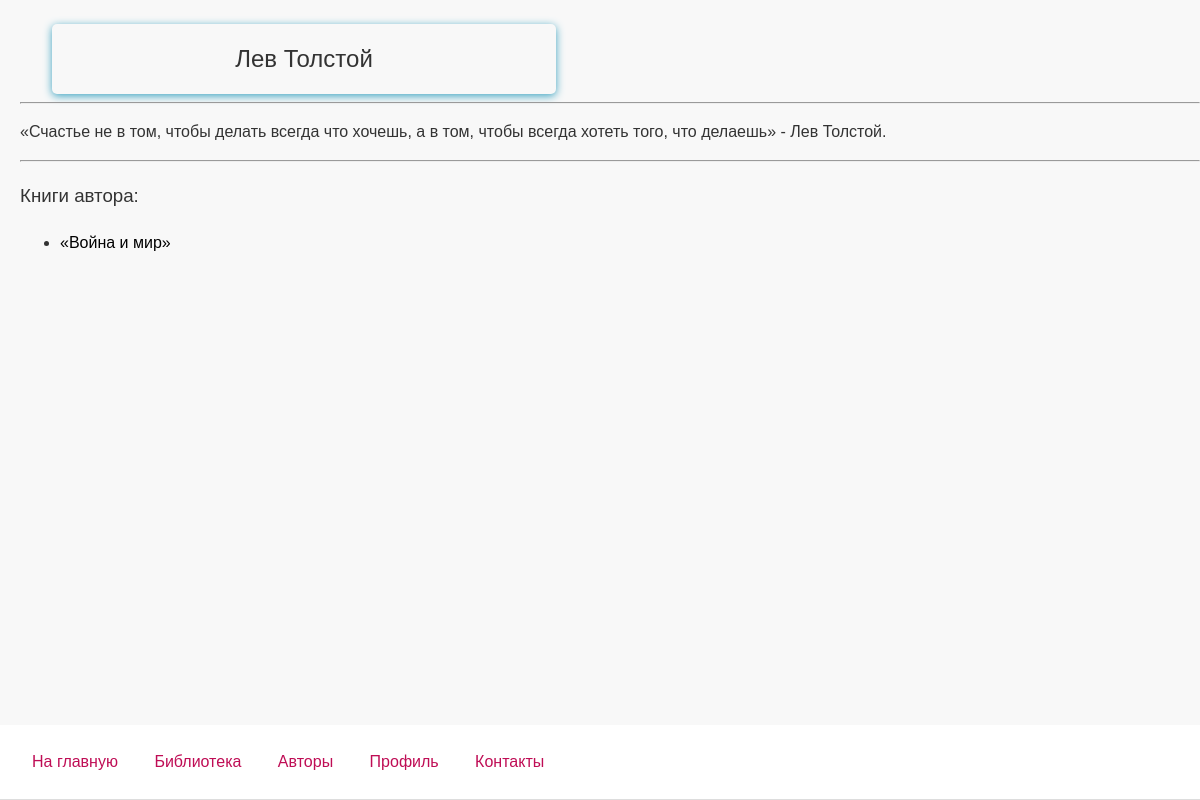
Before: /knizhnaya_lavka/authors/lev-tolstoj with the older database file.
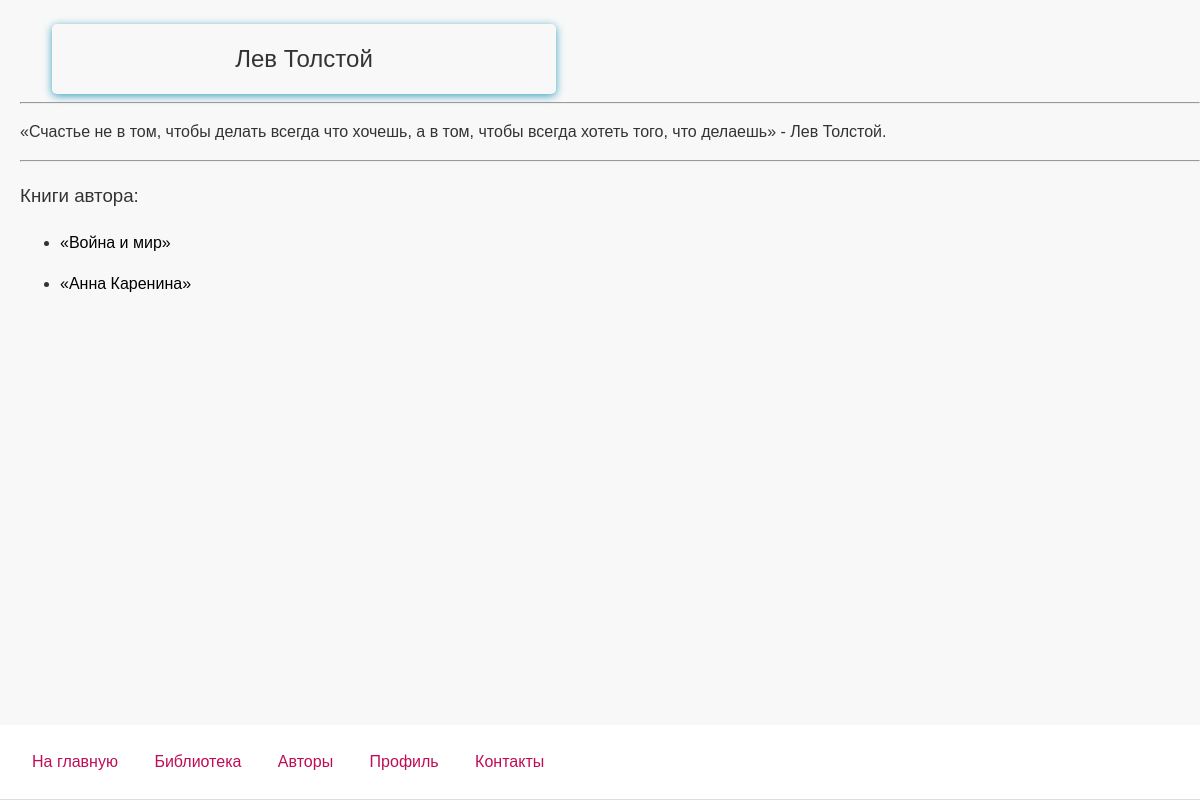
After: the same page with the newer database file.
### book_app/models.py (models this page shows, shortened)
class Book(models.Model):
    F = 'F'
    E = 'E'
    D = 'D'
    BOOK_FORMATS = [ (F, 'FB2'), (E, 'EPUB'), (D, 'DOC'),]
    title = models.CharField(max_length=70, verbose_name="Название")
    page_count = models.IntegerField(null=True, verbose_name="Страницы")
    year = models.IntegerField(null=True, verbose_name="Год публикации")
    bestseller = models.BooleanField(null=True, verbose_name="Бестселлер")
    slug = models.SlugField(default='', blank=True)
    description = models.CharField(max_length=500, default='Описание будет добавлено позже', verbose_name="Описание")
    author = models.ForeignKey(Author, on_delete=models.CASCADE, null=True, default = 'Автор')
    genre = models.ManyToManyField(Genre)
    isbn = models.CharField(null=True, verbose_name="ISBN", default='Не указан', max_length=17)
    def get_url(self):
        return reverse('book-info', args=[self.slug])

### book_app/views.py (the view)
# urls.py: path('authors/<slug:author_slug>', views.about_author, name='author-info'),
def about_author(request, author_slug: str):
    try:
        author = Author.objects.get(slug=author_slug) # Ищем автора по его slug, переданному из all_authors.html
        books = author.book_set.all() # Получаем все книги, связанные с этим автором
        context = {
            'author_slug': author_slug,
            'author': author,
            'books': books,
        }
        return render(request, 'book_app/about_author.html', context=context)
    except Author.DoesNotExist:
        context={
            'page_404': functions.transliter(author_slug)
        }
        return render(request, 'book_app/404.html', context=context)

### book_app/templates/book_app/about_author.html (shortened to what this page needs)
{%extends 'book_app/base.html'%}
{%load my_filters%}
{%load static %}
{% block content %}
    <h2>{{ author.full_name }}</h2>
<hr>
    <p>«{{author.description}}» - {{author.full_name}}.</p>
<hr>
    <h3>Книги автора:</h3>
        {% for book in books %}
            <ul>
                <li><a href="{{ book.get_url }}">«{{book.title}}»</a></li>
            </ul>
        {% endfor %}
{% include 'includes/navbar.html' %}
{% endblock %}

Changed rows visible on the page:
added Book: title "Анна Каренина"
